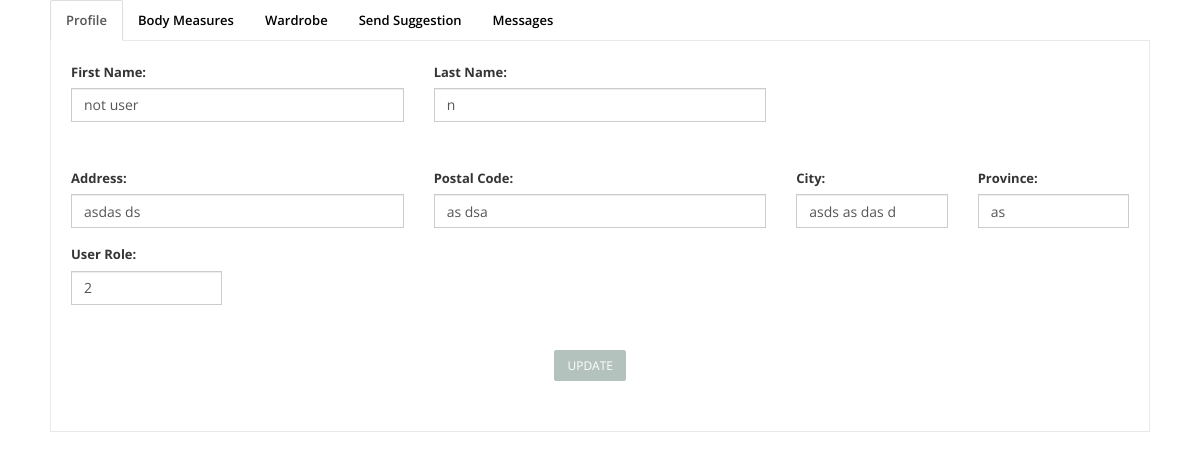
Screenshot of /AngelaFinal/web/pages/adminUserView.php?a=10 with the database file from the repository.
### tables this page shows
CREATE TABLE IF NOT EXISTS `users` (
  `id` int(10) unsigned NOT NULL,
  `username` varchar(20) DEFAULT NULL,
  `password` varchar(255) NOT NULL,
  `salt` varchar(255) NOT NULL,
  `email` varchar(75) NOT NULL,
  `firstName` varchar(50) NOT NULL,
  `lastName` varchar(50) NOT NULL,
  `address` varchar(50) DEFAULT NULL,
  `postalCode` varchar(7) DEFAULT NULL,
  `city` varchar(25) DEFAULT NULL,
  `province` char(2) DEFAULT NULL,
  `administratorID` int(10) unsigned NOT NULL DEFAULT '2',
  `status` int(4) DEFAULT '3',
  `picture` varchar(200) NOT NULL DEFAULT 'web/assets/images/profilepicture.jpg',
  `timeCreated` timestamp NOT NULL DEFAULT CURRENT_TIMESTAMP
);

### AngelaFinal/src/factories/factoryDAOPdo.php (called while the page is built, shortened)
<?php
	require_once DIR_PDO.'userDAOPdo.php';
class FactoryDAOPdo implements FactoryDAO {
	private static $instance = null;
	public static function getInstance() {
		if (self::$instance == null) {
			self::$instance = new FactoryDAOPdo();
		}
		return self::$instance;
	}
	public function createUserPersistence() {
		return new UserDAOPdo();
	}
}
?>

### AngelaFinal/src/controllers/userController.php (called while the page is built, shortened)
<?php
	require_once DIR_FAC.'factoryDAOPdo.php';
class UserController {
	private $persistenceUser;
	public function __construct() {
		$this->factory = FactoryDAOPdo::getInstance();
		$this->persistenceUser = $this->factory->createUserPersistence();
	}
	public function searchUsers($param,$value,$type) {
		$usersList = $this->persistenceUser->searchUsers($param,$value,$type);
		return $usersList;
	}
}
 ?>

### AngelaFinal/src/views/userView.php (called while the page is built, shortened)
<?php
	require_once DIR_MOD.'user.php';
	require_once DIR_CON.'userController.php';
class UserView
{
	private $userController;
	function __construct() {
		$this->userController = new UserController();
	}
	public function searchUsers($param,$value,$type) {
		$usersLists = $this->userController->searchUsers($param,$value,$type);
		return $usersLists;
	}
}
 ?>

### AngelaFinal/src/persistenceDAOPdo/userDAOPdo.php (called while the page is built, shortened)
<?php
	require_once DIR_MOD.'user.php';
	class UserDAOPdo implements UserDAO {
		public function searchUsers($param,$value,$type) {
			$className = 'ConnectionDAOPdo';
			$con = $className::getConnection();
			$query = 'SELECT * FROM users Where '.$param.' LIKE "'.$value.'"';
			$stmt = $con->prepare($query);
			$stmt->execute();
			$result = $stmt->fetchAll();
			$usersList = new ArrayObject();
			$user = '';
			foreach ($result as $row) {
				$user = new User();
				$user->setIdUser($row['id']);
				$user->setUserName($row['username']);
				$user->setFirstName($row['firstName']);
				$user->setLastName($row['lastName']);
				$user->setEmail($row['email']);
				$user->setPassword($row['password']);
				$user->setAddress($row['address']);
				$user->setCity($row['city']);
				$user->setPostalCode($row['postalCode']);
				$user->setProvince($row['province']);
				$user->setAdministratorID($row['administratorID']);
				$user->setStatus($row['status']);
				$user->setSalt($row['salt']);
				$user->setPicture($row['picture']);
				$user->setTimeCreated($row['timeCreated']);
				$usersList->append($user);
			}
			if($type==1){
				return $user;
			}elseif($type==2){
				return $usersList;
			}
		}
	}
?>

### AngelaFinal/src/models/user.php (called while the page is built, shortened)
<?php
class User{
    private $firstName;
    private $lastName;
    private $address;
    private $city;
    private $postalCode;
    private $province;
    private $administratorID;
    function getFirstName() {
        return $this->firstName;
    }
    function getLastName() {
        return $this->lastName;
    }
    function getAddress() {
        return $this->address;
    }
    function getCity() {
        return $this->city;
    }
    function getPostalCode() {
        return $this->postalCode;
    }
    function getProvince() {
        return $this->province;
    }
    function getAdministratorID() {
        return $this->administratorID;
    }
    function setFirstName($firstName) {
        $this->firstName = $firstName;
    }
    function setLastName($lastName) {
        $this->lastName = $lastName;
    }
    function setAddress($adress) {
        $this->address = $adress;
    }
    function setCity($city) {
        $this->city = $city;
    }
    function setPostalCode($postalCode) {
        $this->postalCode = $postalCode;
    }
    function setProvince($province) {
        $this->province = $province;
    }
    function setAdministratorID($administratorID) {
        $this->administratorID = $administratorID;
    }
}
?>

### AngelaFinal/web/pages/adminUserView.php (the view, shortened to what this page needs)
<?php
	require_once DIR_MOD.'user.php';
	require_once DIR_VIE.'userView.php';
	$userView = new UserView();
	$value = $_GET['a'];
	$user = $userView->searchUsers("id",$value,'1');
?>
<html lang="en">
<head>
	<?php include( DIR_LAY.'headPages.php');?>
</head>
<body>
<div class="row">
	<div class="container">
		<div class="col-xs-18 col-md-12 ">
			<ul class="nav nav-tabs">
				<li class="active"><a href="#profile" data-toggle="tab"><i class="icon-briefcase"></i>Profile</a></li>
				<li><a href="#bodym" data-toggle="tab">Body Measures</a></li>
				<li><a href="#wardrobe" data-toggle="tab">Wardrobe</a></li>
				<li><a href="#suggestion" data-toggle="tab">Send Suggestion</a></li>
				<li><a href="#message" data-toggle="tab">Messages</a></li>
			</ul>
			<div class="tab-content" >
				<div class="tab-pane fade in active" id="profile">
							<form role="form" action="../../src/handlers/userHandler.php?a=updateUser" method="post">
				<div class="row">
					<div class="col-xs-6 col-md-4">
						<div class="form-group">
						  <label for="firstName">First Name:</label>
						  <input type="text" class="form-control" id="firstName" name="firstName" value="<?php echo  $user->getFirstName();?> ">
						</div>
					</div>
					<div class="col-xs-6 col-md-4">
						<div class="form-group">
						  <label for="lastName">Last Name:</label>
						  <input type="text" class="form-control" id="lastName" name="lastName" value="<?php echo  $user->getLastName();?> ">
						</div>
					</div>
				</div>
				<div class="row">
					<div class="col-xs-6 col-md-4">
						<div class="form-group">
						  <label for="address">Address:</label>
						  <input type="text" class="form-control" id="address" name="address" value="<?php echo  $user->getAddress();?> ">
						</div>
					</div>
					<div class="col-xs-6 col-md-4">
						<div class="form-group">
						  <label for="pcode">Postal Code:</label>
						  <input type="text" class="form-control" id="pcode" name="pcode" value="<?php echo  $user->getPostalCode();?> ">
						</div>
					</div>
					<div class="col-xs-4 col-md-2">
						<div class="form-group">
						  <label for="city">City:</label>
						  <input type="text" class="form-control" id="city" name="city" value="<?php echo  $user->getCity();?> ">
						</div>
					</div>
					<div class="col-xs-4 col-md-2">
						<div class="form-group">
						  <label for="province">Province:</label>
						  <input type="text" class="form-control" id="provin" name="province" value="<?php echo  $user->getProvince();?> ">
						</div>
					</div>
					<div class="col-xs-4 col-md-2">
						<div class="form-group">
						  <label for="province">User Role:</label>
						  <input type="text" class="form-control" id="provin" name="province" value="<?php echo  $user->getAdministratorID();?> ">
						</div>
					</div>
				</div>
				<div class="row">
					<div class="container">
					<div class="col-xs-4 col-md-4"></div>
					<div class="col-xs-2 col-md-2">
						<button type="submit"  class="btn btn-theme pull-right">Update</button>
					</div>
					</div>
				</div>
			</form>
				</div>
			</div>
		</div>
	</div>
</div>
</body>
</html>

### AngelaFinal/web/assets/css/style.css (style rules this page uses)
body { font-family:'Open Sans', Arial, sans-serif; font-size:14px; font-weight:300; line-height:1.6em; color:#656565; }
.container { padding:0 20px 0 20px; position:relative; }
.row,.row-fluid { margin-bottom:30px; }
.row .row,.row-fluid .row-fluid { margin-bottom:30px; }
.btn-theme { color: #fff; }

### AngelaFinal/web/assets/css/loginForm.css (style rules this page uses)
a { color: #000; margin: 0; padding: 0; text-decoration: none; }

### AngelaFinal/web/assets/css/overwrite.css (style rules this page uses)
label, input, button, select, textarea { font-size: 13px; font-weight: normal; }
label { font-weight: bold; color:#353535; }
input, button, select, textarea { font-family:'Open Sans', Arial, sans-serif; font-size: 13px; }
select, textarea, input[type="text"], input[type="password"], input[type="datetime"], input[type="datetime-local"], input[type="date"], input[type="month"], input[type="time"], input[type="week"], input[type="number"], input[type="email"], input[type="url"], input[type="search"], input[type="tel"], input[type="color"], .uneditable-input { -webkit-border-radius: 0; -moz-border-radius: 0; border-radius: 0; }
ul, ol { padding: 0; margin: 0 0 10px 25px; }
li { line-height: 1.6em; }
.btn { font-size: 12px; text-transform:uppercase; text-shadow: none; background-image:none; border-color: none; border-bottom-color: none; -webkit-box-shadow: none; -moz-box-shadow: none; box-shadow: none; }
.btn { outline:0; -webkit-border-radius: 2px; -moz-border-radius: 2px; border-radius: 2px; }
.btn-theme { color:#fff; }
.nav-tabs > li > a { -webkit-border-radius: 2px 2px 0 0; -moz-border-radius: 2px 2px 0 0; border-radius: 2px 2px 0 0; }
.nav-tabs { border-bottom:none; margin:0; }
.nav-tabs > li > a { margin-right: -1px; outline:0; font-size:13px; font-weight:600; }
.nav-tabs > .active > a, .nav-tabs > .active > a:hover, .nav-tabs > .active > a:focus { background:#fff; }
.tab-content > .tab-pane { background:#fff; border: 1px solid #e9e9e9; padding:20px; overflow:hidden; }

### rows the page displays
users: firstName "not user", lastName "n", address "asdas ds", pcode "as dsa", city "asds as das d", province "as", province "2"
